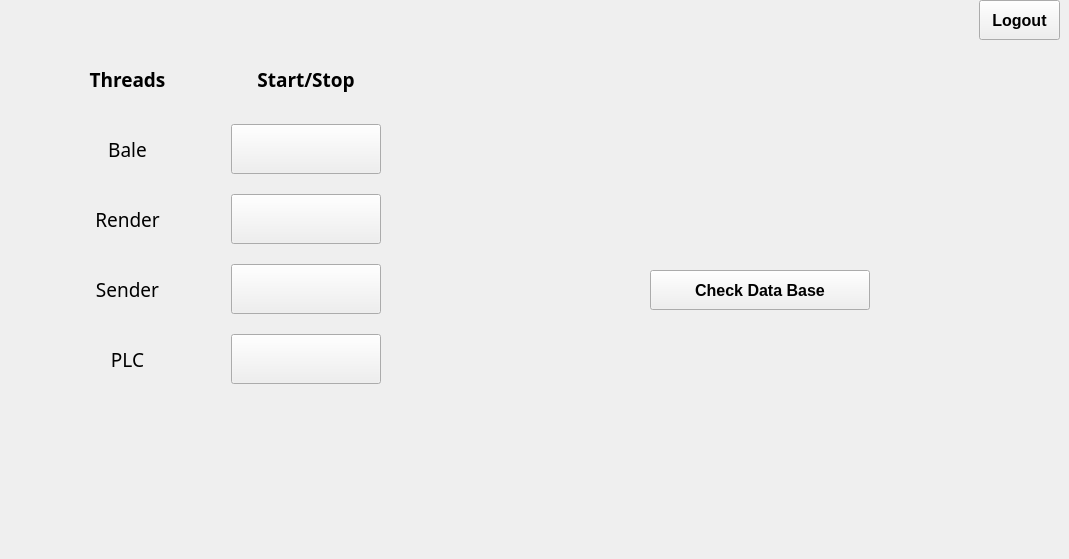
    <widget class="QWidget" name="tab">
     <attribute name="title">
      <string>Threads</string>
     </attribute>
     <widget class="QWidget" name="layoutWidget_5">
      <property name="geometry">
       <rect>
        <x>30</x>
        <y>40</y>
        <width>351</width>
        <height>361</height>
       </rect>
      </property>
      <layout class="QGridLayout" name="gridLayout_5">
       <item row="4" column="0">
        <widget class="QLabel" name="lbl_Name_PLC">
         <property name="font">
          <font>
           <family>B Nazanin</family>
           <pointsize>14</pointsize>
          </font>
         </property>
         <property name="text">
          <string>PLC</string>
         </property>
         <property name="alignment">
          <set>Qt::AlignCenter</set>
         </property>
        </widget>
       </item>
       <item row="3" column="0">
        <widget class="QLabel" name="lbl_Name_Sender">
         <property name="font">
          <font>
           <family>B Nazanin</family>
           <pointsize>14</pointsize>
          </font>
         </property>
         <property name="text">
          <string>Sender</string>
         </property>
         <property name="alignment">
          <set>Qt::AlignCenter</set>
         </property>
        </widget>
       </item>
       <item row="3" column="1">
        <widget class="QPushButton" name="Start_Thread_PB_Sender">
         <property name="sizePolicy">
          <sizepolicy hsizetype="Fixed" vsizetype="Maximum">
           <horstretch>0</horstretch>
           <verstretch>0</verstretch>
          </sizepolicy>
         </property>
         <property name="minimumSize">
          <size>
           <width>150</width>
           <height>50</height>
          </size>
         </property>
         <property name="font">
          <font>
           <pointsize>12</pointsize>
           <weight>75</weight>
           <bold>true</bold>
          </font>
         </property>
         <property name="text">
          <string/>
         </property>
        </widget>
       </item>
       <item row="2" column="1">
        <widget class="QPushButton" name="Start_Thread_PB_Render">
         <property name="sizePolicy">
          <sizepolicy hsizetype="Fixed" vsizetype="Maximum">
           <horstretch>0</horstretch>
           <verstretch>0</verstretch>
          </sizepolicy>
         </property>
         <property name="minimumSize">
          <size>
           <width>150</width>
           <height>50</height>
          </size>
         </property>
         <property name="font">
          <font>
           <pointsize>12</pointsize>
           <weight>75</weight>
           <bold>true</bold>
          </font>
         </property>
         <property name="text">
          <string/>
         </property>
        </widget>
       </item>
       <item row="0" column="0">
        <widget class="QLabel" name="label_Status_show_L_2">
         <property name="minimumSize">
          <size>
           <width>150</width>
           <height>0</height>
          </size>
         </property>
         <property name="maximumSize">
          <size>
           <width>16777215</width>
           <height>50</height>
          </size>
         </property>
         <property name="font">
          <font>
           <family>B Nazanin</family>
           <pointsize>14</pointsize>
           <weight>75</weight>
           <bold>true</bold>
          </font>
         </property>
         <property name="text">
          <string>Threads</string>
         </property>
         <property name="alignment">
          <set>Qt::AlignCenter</set>
         </property>
        </widget>
       </item>
       <item row="1" column="1">
        <widget class="QPushButton" name="Start_Thread_PB_Bale">
         <property name="sizePolicy">
          <sizepolicy hsizetype="Fixed" vsizetype="Maximum">
           <horstretch>0</horstretch>
           <verstretch>0</verstretch>
          </sizepolicy>
         </property>
         <property name="minimumSize">
          <size>
           <width>150</width>
           <height>50</height>
          </size>
         </property>
         <property name="font">
          <font>
           <pointsize>12</pointsize>
           <weight>75</weight>
           <bold>true</bold>
          </font>
         </property>
         <property name="text">
          <string/>
         </property>
        </widget>
       </item>
       <item row="4" column="1">
        <widget class="QPushButton" name="Start_Thread_PB_PLC">
         <property name="sizePolicy">
          <sizepolicy hsizetype="Fixed" vsizetype="Maximum">
           <horstretch>0</horstretch>
           <verstretch>0</verstretch>
          </sizepolicy>
         </property>
         <property name="minimumSize">
          <size>
           <width>150</width>
           <height>50</height>
          </size>
         </property>
         <property name="font">
          <font>
           <pointsize>12</pointsize>
           <weight>75</weight>
           <bold>true</bold>
          </font>
         </property>
         <property name="text">
          <string/>
         </property>
        </widget>
       </item>
       <item row="2" column="0">
        <widget class="QLabel" name="lbl_Name_Render">
         <property name="font">
          <font>
           <family>B Nazanin</family>
           <pointsize>14</pointsize>
          </font>
         </property>
         <property name="text">
          <string>Render</string>
         </property>
         <property name="alignment">
          <set>Qt::AlignCenter</set>
         </property>
        </widget>
       </item>
       <item row="1" column="0">
        <widget class="QLabel" name="lbl_Name_Bale">
         <property name="font">
          <font>
           <family>B Nazanin</family>
           <pointsize>14</pointsize>
          </font>
         </property>
         <property name="text">
          <string>Bale</string>
         </property>
         <property name="alignment">
          <set>Qt::AlignCenter</set>
         </property>
        </widget>
       </item>
       <item row="0" column="1">
        <widget class="QLabel" name="label_Name_show_L_2">
         <property name="minimumSize">
          <size>
           <width>150</width>
           <height>0</height>
          </size>
         </property>
         <property name="maximumSize">
          <size>
           <width>150</width>
           <height>16777215</height>
          </size>
         </property>
         <property name="font">
          <font>
           <family>B Nazanin</family>
           <pointsize>14</pointsize>
           <weight>75</weight>
           <bold>true</bold>
          </font>
         </property>
         <property name="text">
          <string>Start/Stop</string>
         </property>
         <property name="alignment">
          <set>Qt::AlignCenter</set>
         </property>
        </widget>
       </item>
      </layout>
     </widget>
     <widget class="QLabel" name="Logo_label_Thread">
      <property name="geometry">
       <rect>
        <x>870</x>
        <y>360</y>
        <width>190</width>
        <height>190</height>
       </rect>
      </property>
      <property name="text">
       <string/>
      </property>
      <property name="scaledContents">
       <bool>true</bool>
      </property>
     </widget>
     <widget class="QPushButton" name="Logout_pb">
      <property name="geometry">
       <rect>
        <x>979</x>
        <y>0</y>
        <width>81</width>
        <height>40</height>
       </rect>
      </property>
      <property name="font">
       <font>
        <pointsize>12</pointsize>
        <weight>75</weight>
        <bold>true</bold>
       </font>
      </property>
      <property name="text">
       <string>Logout</string>
      </property>
     </widget>
     <widget class="QPushButton" name="CheckDB_pb">
      <property name="geometry">
       <rect>
        <x>650</x>
        <y>270</y>
        <width>220</width>
        <height>40</height>
       </rect>
      </property>
      <property name="font">
       <font>
        <pointsize>12</pointsize>
        <weight>75</weight>
        <bold>true</bold>
       </font>
      </property>
      <property name="text">
       <string>Check Data Base</string>
      </property>
     </widget>
     <widget class="QLabel" name="lbl_CheckDB">
      <property name="geometry">
       <rect>
        <x>650</x>
        <y>185</y>
        <width>220</width>
        <height>69</height>
       </rect>
      </property>
      <property name="font">
       <font>
        <family>B Nazanin</family>
        <pointsize>14</pointsize>
       </font>
      </property>
      <property name="text">
       <string/>
      </property>
      <property name="alignment">
       <set>Qt::AlignCenter</set>
      </property>
     </widget>
    </widget>
